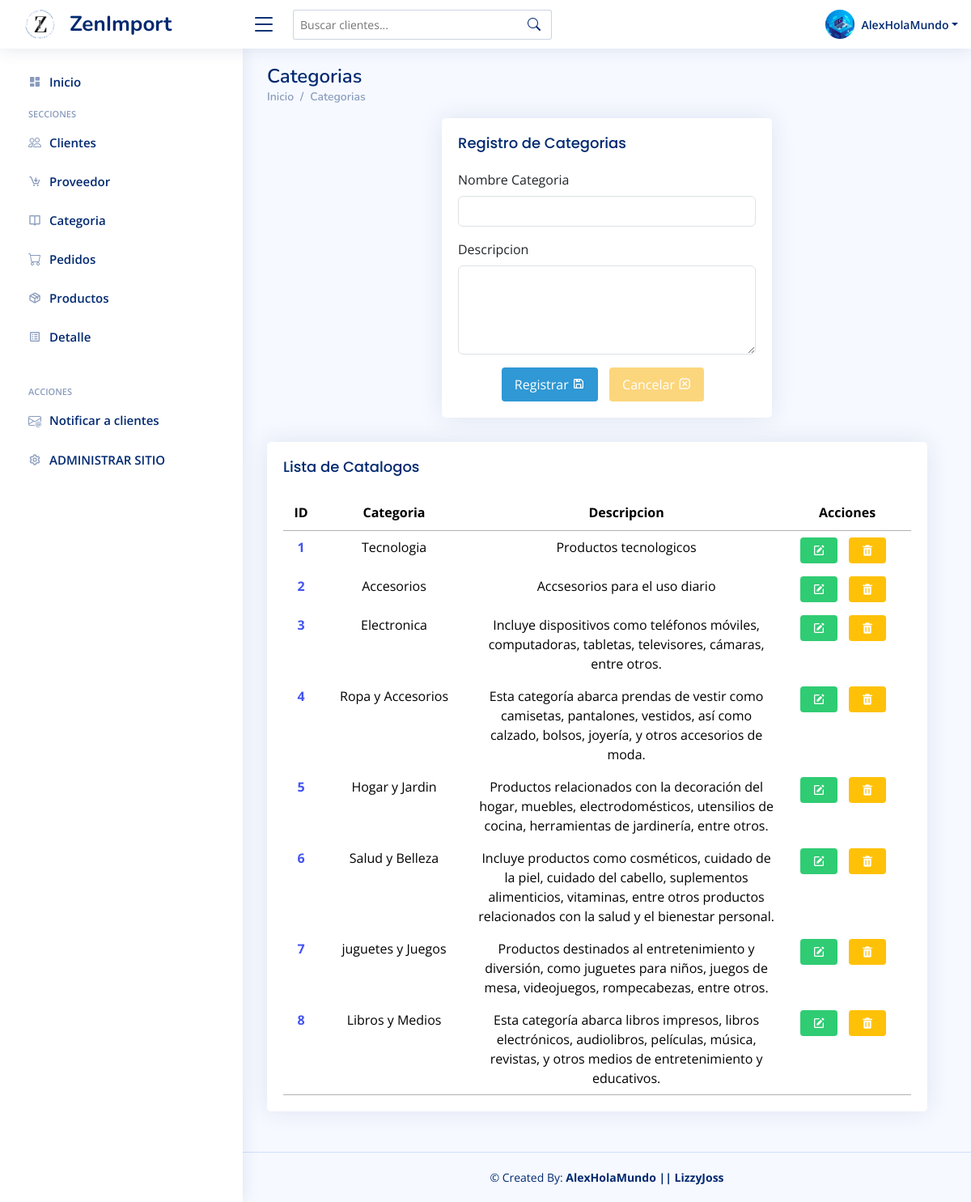
Screenshot of /listaCatalogos/ with the database file from the repository.
### Aplicaciones/Importaciones/models.py (models this page shows, shortened)
class Catalogo(models.Model):
    idCatalogo=models.AutoField(primary_key=True)
    categoria=models.CharField(max_length=50)
    descripcion=models.CharField(max_length=150)

### Aplicaciones/Importaciones/views.py (the view)
# urls.py: path('listaCatalogos/', views.listaCatalogos),
def listaCatalogos(request):
    catalogoBdd=Catalogo.objects.all()
    return render(request, 'Catalogo/listaCatalogos.html', {'catalogos':catalogoBdd})

### Aplicaciones/Importaciones/templates/Catalogo/listaCatalogos.html (shortened to what this page needs)
{% extends '../plantilla.html'%} {%block contenido%} {%load static%}
<main id="main" class="main">
  <div class="pagetitle">
    <h1>Categorias</h1>
    <nav>
      <ol class="breadcrumb">
        <li class="breadcrumb-item"><a href="/">Inicio</a></li>
        <li class="breadcrumb-item">Categorias</li>
      </ol>
    </nav>
  </div>
  <section class="section">
    <div class="row">
      <div class="col-12 col-md-6 offset-md-3">
        <div class="col-lg-12">
          <div class="card">
            <div class="card-body">
              <h5 class="card-title">Registro de Categorias</h5>
              <form
                class="row g-3"
                method="POST"
                action="/guardarCatalogo/"
                enctype="multipart/form-data"
                id="formCatalogos"
              >
                <div class="col-md-12">
                  <label for="inputName5" class="form-label"
                    >Nombre Categoria</label
                  >
                  <input
                    type="text"
                    class="form-control"
                    id="categoria"
                    name="categoria"
                  />
                </div>
                <div class="col-md-12">
                  <label for="inputName5" class="form-label">Descripcion</label>
                  <textarea
                    type="text"
                    class="form-control"
                    id="descripcion"
                    name="descripcion"
                    rows="4"
                  ></textarea>
                </div>
                <div class="text-center">
                  <button type="submit" class="btn btn-registrar">
                    Registrar <i class="bx bx-save"></i>
                  </button>
                  <button type="reset" class="btn btn-cancelar">
                    Cancelar <i class="bx bx-message-square-x"></i>
                  </button>
                </div>
              </form>
            </div>
          </div>
        </div>
      </div>
      <div class="row">
        <div class="col-12">
          <div class="card recent-sales overflow-auto">
            <div class="card-body">
              <h5 class="card-title">Lista de Catalogos</h5>
              <table
                class="table table-borderless datatable"
                id="exportaciones"
              >
                <thead>
                  <tr>
                    <th scope="col" class="text-center">ID</th>
                    <th scope="col" class="text-center">Categoria</th>
                    <th scope="col" class="text-center w-50">Descripcion</th>
                    <th scope="col" class="text-center">Acciones</th>
                  </tr>
                </thead>
                <tbody>
                  {%for catalogo in catalogos%}
                  <tr>
                    <th class="text-center">
                      <a href="">{{catalogo.idCatalogo}}</a>
                    </th>
                    <td
                      class="text-center"
                      data-categoria="{{catalogo.categoria}}"
                    >
                      {{catalogo.categoria}}
                    </td>
                    <td
                      class="text-center w-50"
                      data-descripcion="{{catalogo.descripcion}}"
                    >
                      {{catalogo.descripcion}}
                    </td>
                    <td class="text-center w-auto">
                      <a
                        href=""
                        data-toggle="modal"
                        data-target="#modalEditar{{catalogo.idCatalogo}}"
                        data-catalogo-id="{{catalogo.idCatalogo}}"
                        class="btn-editar-trigger-catalogo"
                      >
                        <i class="bx bxs-edit btn-editar" title="Editar"></i>
                      </a>
                      <a
                        href="javascript:void(0);"
                        onclick="eliminarCatalogo('/eliminarCatalogo/{{catalogo.idCatalogo}}')"
                        ><i
                          class="bx bxs-trash btn-eliminar"
                          title="Eliminar"
                        ></i
                      ></a>
                    </td>
                  </tr>
                  {%endfor%}
                </tbody>
              </table>
            </div>
          </div>
        </div>
      </div>
    </div>
  </section>
</main>
{%endblock%}

### ZenImport/static/css/style.css (style rules this page uses)
:root { scroll-behavior: smooth; }
body { font-family: 'Open Sans', sans-serif; background: #f6f9ff; color: #444444; }
a { color: #4154f1; text-decoration: none; }
h1, h2, h3, h4, h5, h6 { font-family: 'Nunito', sans-serif; }
#main { margin-top: 60px; padding: 20px 30px; transition: all 0.3s; }
.pagetitle { margin-bottom: 10px; }
.pagetitle h1 { font-size: 24px; margin-bottom: 0; font-weight: 600; color: #012970; }
.card { margin-bottom: 30px; border: none; border-radius: 5px; box-shadow: 0px 0 30px rgba(1, 41, 112, 0.1); }
.card-title { padding: 20px 0 15px 0; font-size: 18px; font-weight: 500; color: #012970; font-family: 'Poppins', sans-serif; }
.card-body { padding: 0 20px 20px 20px; }
.breadcrumb { font-size: 14px; font-family: 'Nunito', sans-serif; color: #899bbd; font-weight: 600; }
.breadcrumb a { color: #899bbd; transition: 0.3s; }
.breadcrumb .breadcrumb-item::before { color: #899bbd; }
@media (min-width: 1200px) { #main, #footer { margin-left: 300px; } }
.btn-editar { background-color: #2fcc73; color: #fff; padding: 8px 15px; border-radius: 4px; transition: 0.4s; margin-right: 10px; }
.btn-eliminar { background-color: #ffc107; color: #fff; padding: 8px 15px; border-radius: 4px; transition: 0.4s; margin-right: 10px; }
.btn-registrar { background-color: #2f98d5; color: #ffffff; padding: 8px 15px; border-radius: 4px; transition: 0.4s; margin-right: 10px; }
.btn-cancelar { background-color: #fcd67d; color: #ffffff; padding: 8px 15px; border-radius: 4px; transition: 0.4s; margin-right: 10px; }

### rows the page displays
Catalogo: idCatalogo "1", categoria "Tecnologia", descripcion "Productos tecnologicos"
Catalogo: idCatalogo "2", categoria "Accesorios", descripcion "Accsesorios para el uso diario"
Catalogo: idCatalogo "3", categoria "Electronica", descripcion "Incluye dispositivos como teléfonos móviles, computadoras, tabletas, televisores, cámaras, entre otros."
Catalogo: idCatalogo "4", categoria "Ropa y Accesorios", descripcion "Esta categoría abarca prendas de vestir como camisetas, pantalones, vestidos, así como calzado, bolsos, joyería, y otros accesorios de moda."
Catalogo: idCatalogo "5", categoria "Hogar y Jardin", descripcion "Productos relacionados con la decoración del hogar, muebles, electrodomésticos, utensilios de cocina, herramientas de jardinería, entre otros."
Catalogo: idCatalogo "6", categoria "Salud y Belleza", descripcion "Incluye productos como cosméticos, cuidado de la piel, cuidado del cabello, suplementos alimenticios, vitaminas, entre otros productos relacionados con la salud y el bienestar personal."
Catalogo: idCatalogo "7", categoria "juguetes y Juegos", descripcion "Productos destinados al entretenimiento y diversión, como juguetes para niños, juegos de mesa, videojuegos, rompecabezas, entre otros."
Catalogo: idCatalogo "8", categoria "Libros y Medios", descripcion "Esta categoría abarca libros impresos, libros electrónicos, audiolibros, películas, música, revistas, y otros medios de entretenimiento y educativos."
